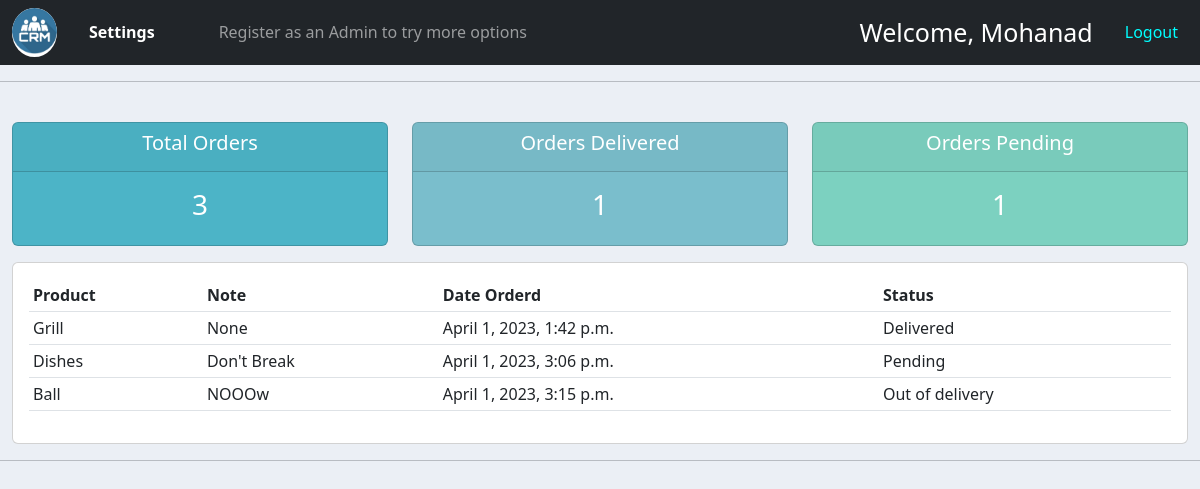
Page /user (signed in) on the committed database.
### accounts/models.py (models this page shows, shortened)
class Order(models.Model):
    STATUS = (
        ("Pending", "Pending"),
        ("Out of delivery", "Out of delivery"),
        ("Delivered", "Delivered"),
    )
    customer = models.ForeignKey(
        Customer, null=True, on_delete=models.SET_NULL)
    product = models.ForeignKey(Product, null=True, on_delete=models.SET_NULL)
    date_created = models.DateTimeField(auto_now_add=True)
    status = models.CharField(max_length=100, choices=STATUS)
    note = models.CharField(max_length=200, null=True, blank=True)

class Product(models.Model):
    CATEGORY = (
        ("Indoor", "Indoor"),
        ("Out  door", "Out  door"),
    )
    name = models.CharField(max_length=800)
    price = models.FloatField(null=True)
    category = models.CharField(max_length=80, choices=CATEGORY)
    description = models.CharField(max_length=800, null=True, blank=True)
    date_created = models.DateTimeField(auto_now_add=True)
    tags = models.ManyToManyField(Tag)
    def __str__(self):
        return self.name

### accounts/decorators.py (the view)
        def wrapper_func(request, *args, **kwargs):
            if request.user.groups.exists():
                if request.user.groups.all()[0].name in allowed_roles:
                    return view_func(request, *args, **kwargs)
            return HttpResponse('<h1>Access Denied | Register as an other Group</h1>')

### accounts/views.py (called while the page is built)
@login_required(login_url='login')
@allowed_users(allowed_roles='customer')
def userPage(request):
    orders = request.user.customer.order_set.all()
    orders_count = orders.count()
    delivered = orders.filter(status="Delivered").count()
    pending = orders.filter(status="Pending").count()
    context = {'orders': orders, 'orders_count': orders_count,
               'delivered': delivered, 'pending': pending}
    return render(request, 'accounts/user.html', context)

### accounts/templates/accounts/user.html
{% extends 'accounts/main.html' %}
{% load static %}
{% block content %}
{% include 'accounts/status.html' %}
<div class="row">
	<div class="col-md">
		<div class="card card-body">
			<table class="table table-sm">
				<tr>
					<th>Product</th>
					<th>Note</th>
					<th>Date Orderd</th>
					<th>Status</th>
				</tr>
				{% for order in orders %}
				<tr>
						<td>{{order.product}}</td>
						<td>{{order.note}}</td>
						<td>{{order.date_created}}</td>
						<td>{{order.status}}</td>
					</tr>
					{% endfor %}
			</table>
		</div>
	</div>
</div>
{% endblock %}

### accounts/templates/accounts/main.html (shortened to what this page needs)
{% load static %}
<!DOCTYPE html>
<html lang="en">
  <head>
    <link
      href="https://cdn.jsdelivr.net/npm/bootstrap@5.3.0-alpha2/dist/css/bootstrap.min.css"
      rel="stylesheet"
    />
    <link href="{% static '/css/main.css' %}" rel="stylesheet" />
  </head>
  <body>
      <nav class="navbar navbar-expand-lg navbar-dark bg-dark">
        <div class="container-fluid">
          <a class="nav-link active" aria-current="page" href="{% url 'home' %}"
            ><img src="{% static 'images/logo.png' %}" width="45px" id="logo"
          /></a>
          <div class="collapse navbar-collapse mx-4" id="navbarNav">
            <ul class="navbar-nav">
              {% if request.user.groups.all.0.name == 'admin' %}
              <li class="nav-item">
                <a
                  class="nav-link active"
                  aria-current="page"
                  href="{% url 'home' %}"
                  >Dashboard</a
                >
              </li>
              <li class="nav-item">
                <a class="nav-link" href="{% url 'products' %}">Products</a>
              </li>
              {% else %}
              <li class="nav-item">
                <a class="nav-link  fw-bold text-white border-1" href="{% url 'account' %}">Settings</a>
              </li>
              <li class="nav-item mx-5">
                <a class="nav-link">Register as an Admin to try more options</a>
              </li>
              {% endif %}
            </ul>
          </div>
          <span id="welcome">Welcome, {{request.user}}</span>
          <a id="logout" href="{% url 'logout' %}">Logout</a>
        </div>
      </nav>
      <hr />
    <div class="container-fluid">
      {% block content %}
      {% endblock %}
    </div>
    <hr />
  </body>
</html>

### accounts/templates/accounts/status.html
<br />
<div class="row">
  <div class="col">
    <div class="col-md">
      <div class="card text-center text-white mb-3" id="total-orders">
        <div class="card-header">
          <h5 class="card-title">Total Orders</h5>
        </div>
        <div class="card-body">
          <h3 class="card-title">{{orders_count}}</h3>
        </div>
      </div>
    </div>
  </div>
  <div class="col">
    <div class="col-md">
      <div class="card text-center text-white mb-3" id="orders-delivered">
        <div class="card-header">
          <h5 class="card-title">Orders Delivered</h5>
        </div>
        <div class="card-body">
          <h3 class="card-title">{{delivered}}</h3>
        </div>
      </div>
    </div>
  </div>
  <div class="col">
    <div class="col-md">
      <div class="card text-center text-white mb-3" id="orders-pending">
        <div class="card-header">
          <h5 class="card-title">Orders Pending</h5>
        </div>
        <div class="card-body">
          <h3 class="card-title">{{pending}}</h3>
        </div>
      </div>
    </div>
  </div>
</div>

### accounts/static/css/main.css (style rules this page uses)
#logo { background: #fff; border-radius: 50%; }
body { background-color: #ebeff5; }
#total-orders { background-color: #4cb4c7; }
#orders-delivered { background-color: #7abecc; }
#orders-pending { background-color: #7CD1C0; }

### accounts/templates/accounts/main.html (style rules this page uses)
span { color: white; margin-right: 22px; font-size: 25px; }
#logout { text-decoration: none; color:aqua; margin: 10px; }

### rows in the picture
Order: product "Grill", note "None", date_created "April 1, 2023, 1:42 p.m.", status "Delivered"
Order: product "Dishes", note "Don't Break", date_created "April 1, 2023, 3:06 p.m.", status "Pending"
Order: product "Ball", note "NOOOw", date_created "April 1, 2023, 3:15 p.m.", status "Out of delivery"

### other values in the picture
{{ request.user }} "Mohanad"
{{ orders_count }} "3"
{{ delivered }} "1"
{{ pending }} "1"
